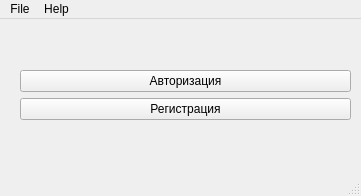
<?xml version="1.0" encoding="UTF-8"?>
<ui version="4.0">
 <class>MainWindow</class>
 <widget class="QMainWindow" name="MainWindow">
  <property name="geometry">
   <rect>
    <x>0</x>
    <y>0</y>
    <width>361</width>
    <height>196</height>
   </rect>
  </property>
  <property name="windowTitle">
   <string>MainWindow</string>
  </property>
  <widget class="QWidget" name="centralwidget">
   <widget class="QWidget" name="gridLayoutWidget">
    <property name="geometry">
     <rect>
      <x>20</x>
      <y>10</y>
      <width>331</width>
      <height>131</height>
     </rect>
    </property>
    <layout class="QGridLayout" name="gridLayout">
     <item row="3" column="0">
      <spacer name="verticalSpacer">
       <property name="orientation">
        <enum>Qt::Vertical</enum>
       </property>
       <property name="sizeHint" stdset="0">
        <size>
         <width>20</width>
         <height>40</height>
        </size>
       </property>
      </spacer>
     </item>
     <item row="1" column="0">
      <widget class="QPushButton" name="authButton">
       <property name="text">
        <string>Авторизация</string>
       </property>
      </widget>
     </item>
     <item row="0" column="0">
      <spacer name="verticalSpacer_2">
       <property name="orientation">
        <enum>Qt::Vertical</enum>
       </property>
       <property name="sizeHint" stdset="0">
        <size>
         <width>20</width>
         <height>40</height>
        </size>
       </property>
      </spacer>
     </item>
     <item row="2" column="0">
      <widget class="QPushButton" name="registerButton">
       <property name="text">
        <string>Регистрация</string>
       </property>
      </widget>
     </item>
    </layout>
   </widget>
  </widget>
  <widget class="QMenuBar" name="menubar">
   <property name="geometry">
    <rect>
     <x>0</x>
     <y>0</y>
     <width>361</width>
     <height>20</height>
    </rect>
   </property>
   <widget class="QMenu" name="menuFile">
    <property name="title">
     <string>File</string>
    </property>
    <addaction name="separator"/>
    <addaction name="actionExit"/>
   </widget>
   <widget class="QMenu" name="menuHelp">
    <property name="title">
     <string>Help</string>
    </property>
    <addaction name="actionAbout"/>
   </widget>
   <addaction name="menuFile"/>
   <addaction name="menuHelp"/>
  </widget>
  <widget class="QStatusBar" name="statusbar"/>
  <action name="actionExport">
   <property name="text">
    <string>Export</string>
   </property>
  </action>
  <action name="actionUsers">
   <property name="text">
    <string>Users</string>
   </property>
  </action>
  <action name="actionCites">
   <property name="text">
    <string>Cites</string>
   </property>
  </action>
  <action name="actionCall_History">
   <property name="text">
    <string>Call History</string>
   </property>
  </action>
  <action name="actionExit">
   <property name="text">
    <string>Exit</string>
   </property>
  </action>
  <action name="actionAbout">
   <property name="text">
    <string>About</string>
   </property>
  </action>
  <action name="actionImport_2">
   <property name="text">
    <string>Import</string>
   </property>
  </action>
 </widget>
 <resources/>
 <connections>
  <connection>
   <sender>authButton</sender>
   <signal>clicked()</signal>
   <receiver>MainWindow</receiver>
   <slot>authorization()</slot>
   <hints>
    <hint type="sourcelabel">
     <x>185</x>
     <y>81</y>
    </hint>
    <hint type="destinationlabel">
     <x>180</x>
     <y>97</y>
    </hint>
   </hints>
  </connection>
  <connection>
   <sender>registerButton</sender>
   <signal>clicked()</signal>
   <receiver>MainWindow</receiver>
   <slot>registration()</slot>
   <hints>
    <hint type="sourcelabel">
     <x>185</x>
     <y>108</y>
    </hint>
    <hint type="destinationlabel">
     <x>180</x>
     <y>97</y>
    </hint>
   </hints>
  </connection>
 </connections>
 <slots>
  <slot>authorization()</slot>
  <slot>registration()</slot>
 </slots>
</ui>
